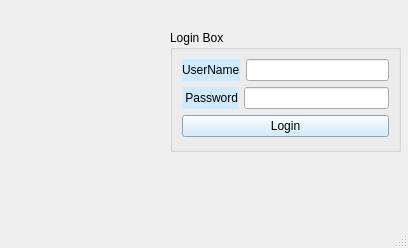
<?xml version="1.0" encoding="UTF-8"?>
<ui version="4.0">
 <class>MainWindow</class>
 <widget class="QMainWindow" name="MainWindow">
  <property name="geometry">
   <rect>
    <x>0</x>
    <y>0</y>
    <width>408</width>
    <height>248</height>
   </rect>
  </property>
  <property name="windowTitle">
   <string>MainWindow</string>
  </property>
  <property name="styleSheet">
   <string notr="true"/>
  </property>
  <widget class="QWidget" name="centralwidget">
   <widget class="QGroupBox" name="groupBox">
    <property name="geometry">
     <rect>
      <x>170</x>
      <y>30</y>
      <width>231</width>
      <height>122</height>
     </rect>
    </property>
    <property name="styleSheet">
     <string notr="true">border-color: rgb(0, 0, 0);</string>
    </property>
    <property name="title">
     <string>Login Box</string>
    </property>
    <layout class="QVBoxLayout" name="verticalLayout">
     <item>
      <layout class="QHBoxLayout" name="horizontalLayout">
       <item>
        <widget class="QLabel" name="label">
         <property name="styleSheet">
          <string notr="true">background-color: rgb(207, 234, 255);</string>
         </property>
         <property name="text">
          <string>UserName</string>
         </property>
        </widget>
       </item>
       <item>
        <widget class="QLineEdit" name="username"/>
       </item>
      </layout>
     </item>
     <item>
      <layout class="QHBoxLayout" name="horizontalLayout_2">
       <item>
        <widget class="QLabel" name="label_2">
         <property name="styleSheet">
          <string notr="true">background-color: rgb(207, 234, 255);</string>
         </property>
         <property name="text">
          <string> Password</string>
         </property>
        </widget>
       </item>
       <item>
        <widget class="QLineEdit" name="password">
         <property name="styleSheet">
          <string notr="true"/>
         </property>
        </widget>
       </item>
      </layout>
     </item>
     <item>
      <widget class="QPushButton" name="login">
       <property name="styleSheet">
        <string notr="true">color: rgb(0, 0, 0);
background-color: rgb(199, 229, 255);</string>
       </property>
       <property name="text">
        <string>Login</string>
       </property>
      </widget>
     </item>
    </layout>
   </widget>
   <widget class="QLabel" name="label_3">
    <property name="geometry">
     <rect>
      <x>20</x>
      <y>30</y>
      <width>128</width>
      <height>128</height>
     </rect>
    </property>
    <property name="styleSheet">
     <string notr="true">
color: rgb(0, 255, 0);</string>
    </property>
    <property name="text">
     <string/>
    </property>
    <property name="pixmap">
     <pixmap>mfa-login-icon (4).jpg</pixmap>
    </property>
    <property name="wordWrap">
     <bool>false</bool>
    </property>
    <property name="openExternalLinks">
     <bool>false</bool>
    </property>
   </widget>
  </widget>
  <widget class="QMenuBar" name="menubar">
   <property name="geometry">
    <rect>
     <x>0</x>
     <y>0</y>
     <width>408</width>
     <height>21</height>
    </rect>
   </property>
  </widget>
  <widget class="QStatusBar" name="statusbar"/>
 </widget>
 <resources/>
 <connections/>
</ui>
